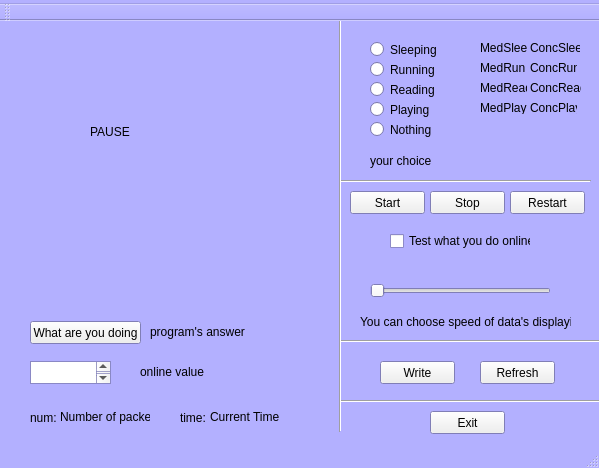
<?xml version="1.0" encoding="UTF-8"?>
<ui version="4.0">
 <class>MainWindow</class>
 <widget class="QMainWindow" name="MainWindow">
  <property name="geometry">
   <rect>
    <x>0</x>
    <y>0</y>
    <width>599</width>
    <height>468</height>
   </rect>
  </property>
  <property name="minimumSize">
   <size>
    <width>599</width>
    <height>460</height>
   </size>
  </property>
  <property name="maximumSize">
   <size>
    <width>599</width>
    <height>468</height>
   </size>
  </property>
  <property name="palette">
   <palette>
    <active>
     <colorrole role="Base">
      <brush brushstyle="SolidPattern">
       <color alpha="255">
        <red>255</red>
        <green>255</green>
        <blue>255</blue>
       </color>
      </brush>
     </colorrole>
     <colorrole role="Window">
      <brush brushstyle="SolidPattern">
       <color alpha="255">
        <red>179</red>
        <green>176</green>
        <blue>255</blue>
       </color>
      </brush>
     </colorrole>
    </active>
    <inactive>
     <colorrole role="Base">
      <brush brushstyle="SolidPattern">
       <color alpha="255">
        <red>255</red>
        <green>255</green>
        <blue>255</blue>
       </color>
      </brush>
     </colorrole>
     <colorrole role="Window">
      <brush brushstyle="SolidPattern">
       <color alpha="255">
        <red>179</red>
        <green>176</green>
        <blue>255</blue>
       </color>
      </brush>
     </colorrole>
    </inactive>
    <disabled>
     <colorrole role="Base">
      <brush brushstyle="SolidPattern">
       <color alpha="255">
        <red>179</red>
        <green>176</green>
        <blue>255</blue>
       </color>
      </brush>
     </colorrole>
     <colorrole role="Window">
      <brush brushstyle="SolidPattern">
       <color alpha="255">
        <red>179</red>
        <green>176</green>
        <blue>255</blue>
       </color>
      </brush>
     </colorrole>
    </disabled>
   </palette>
  </property>
  <property name="windowTitle">
   <string>Predictor</string>
  </property>
  <widget class="QWidget" name="centralWidget">
   <widget class="QCustomPlot" name="widget" native="true">
    <property name="geometry">
     <rect>
      <x>10</x>
      <y>10</y>
      <width>321</width>
      <height>271</height>
     </rect>
    </property>
    <widget class="QLabel" name="labelPause">
     <property name="geometry">
      <rect>
       <x>80</x>
       <y>70</y>
       <width>201</width>
       <height>61</height>
      </rect>
     </property>
     <property name="text">
      <string>PAUSE</string>
     </property>
    </widget>
    <zorder>labelPause</zorder>
    <zorder>label_9</zorder>
   </widget>
   <widget class="QTextBrowser" name="textBrowser">
    <property name="geometry">
     <rect>
      <x>30</x>
      <y>340</y>
      <width>81</width>
      <height>23</height>
     </rect>
    </property>
   </widget>
   <widget class="QPushButton" name="buttonWrite">
    <property name="geometry">
     <rect>
      <x>380</x>
      <y>340</y>
      <width>75</width>
      <height>23</height>
     </rect>
    </property>
    <property name="text">
     <string>Write</string>
    </property>
   </widget>
   <widget class="QPushButton" name="buttonStop">
    <property name="geometry">
     <rect>
      <x>430</x>
      <y>170</y>
      <width>75</width>
      <height>23</height>
     </rect>
    </property>
    <property name="text">
     <string>Stop</string>
    </property>
   </widget>
   <widget class="QPushButton" name="buttonStart">
    <property name="geometry">
     <rect>
      <x>350</x>
      <y>170</y>
      <width>75</width>
      <height>23</height>
     </rect>
    </property>
    <property name="text">
     <string>Start</string>
    </property>
   </widget>
   <widget class="QLabel" name="label">
    <property name="geometry">
     <rect>
      <x>60</x>
      <y>388</y>
      <width>90</width>
      <height>16</height>
     </rect>
    </property>
    <property name="text">
     <string>Number of packets</string>
    </property>
   </widget>
   <widget class="QPushButton" name="buttonRefresh">
    <property name="geometry">
     <rect>
      <x>480</x>
      <y>340</y>
      <width>75</width>
      <height>23</height>
     </rect>
    </property>
    <property name="text">
     <string>Refresh</string>
    </property>
   </widget>
   <widget class="QPushButton" name="buttonExit">
    <property name="geometry">
     <rect>
      <x>430</x>
      <y>390</y>
      <width>75</width>
      <height>23</height>
     </rect>
    </property>
    <property name="text">
     <string>Exit</string>
    </property>
   </widget>
   <widget class="QLabel" name="label_3">
    <property name="geometry">
     <rect>
      <x>210</x>
      <y>388</y>
      <width>71</width>
      <height>16</height>
     </rect>
    </property>
    <property name="text">
     <string>Current Time</string>
    </property>
   </widget>
   <widget class="QPushButton" name="buttonRestart">
    <property name="geometry">
     <rect>
      <x>510</x>
      <y>170</y>
      <width>75</width>
      <height>23</height>
     </rect>
    </property>
    <property name="text">
     <string>Restart</string>
    </property>
   </widget>
   <widget class="QSlider" name="horizontalSlider">
    <property name="geometry">
     <rect>
      <x>370</x>
      <y>260</y>
      <width>181</width>
      <height>19</height>
     </rect>
    </property>
    <property name="orientation">
     <enum>Qt::Horizontal</enum>
    </property>
   </widget>
   <widget class="QRadioButton" name="radioButton">
    <property name="geometry">
     <rect>
      <x>370</x>
      <y>20</y>
      <width>82</width>
      <height>17</height>
     </rect>
    </property>
    <property name="text">
     <string>Sleeping</string>
    </property>
   </widget>
   <widget class="QRadioButton" name="radioButton_2">
    <property name="geometry">
     <rect>
      <x>370</x>
      <y>40</y>
      <width>82</width>
      <height>17</height>
     </rect>
    </property>
    <property name="text">
     <string>Running</string>
    </property>
   </widget>
   <widget class="QRadioButton" name="radioButton_3">
    <property name="geometry">
     <rect>
      <x>370</x>
      <y>60</y>
      <width>82</width>
      <height>17</height>
     </rect>
    </property>
    <property name="text">
     <string>Reading</string>
    </property>
   </widget>
   <widget class="QRadioButton" name="radioButton_4">
    <property name="geometry">
     <rect>
      <x>370</x>
      <y>80</y>
      <width>82</width>
      <height>17</height>
     </rect>
    </property>
    <property name="text">
     <string>Playing</string>
    </property>
   </widget>
   <widget class="QLabel" name="label_4">
    <property name="geometry">
     <rect>
      <x>370</x>
      <y>130</y>
      <width>161</width>
      <height>20</height>
     </rect>
    </property>
    <property name="text">
     <string>your choice</string>
    </property>
   </widget>
   <widget class="QLabel" name="label_5">
    <property name="geometry">
     <rect>
      <x>480</x>
      <y>20</y>
      <width>47</width>
      <height>13</height>
     </rect>
    </property>
    <property name="text">
     <string>MedSleep</string>
    </property>
   </widget>
   <widget class="QLabel" name="label_6">
    <property name="geometry">
     <rect>
      <x>480</x>
      <y>40</y>
      <width>47</width>
      <height>13</height>
     </rect>
    </property>
    <property name="text">
     <string>MedRun</string>
    </property>
   </widget>
   <widget class="QLabel" name="label_7">
    <property name="geometry">
     <rect>
      <x>480</x>
      <y>60</y>
      <width>47</width>
      <height>13</height>
     </rect>
    </property>
    <property name="text">
     <string>MedRead</string>
    </property>
   </widget>
   <widget class="QLabel" name="label_8">
    <property name="geometry">
     <rect>
      <x>480</x>
      <y>80</y>
      <width>47</width>
      <height>13</height>
     </rect>
    </property>
    <property name="text">
     <string>MedPlay</string>
    </property>
   </widget>
   <widget class="QRadioButton" name="radioButton_5">
    <property name="geometry">
     <rect>
      <x>370</x>
      <y>100</y>
      <width>82</width>
      <height>17</height>
     </rect>
    </property>
    <property name="text">
     <string>Nothing</string>
    </property>
   </widget>
   <widget class="Line" name="line">
    <property name="geometry">
     <rect>
      <x>340</x>
      <y>150</y>
      <width>251</width>
      <height>20</height>
     </rect>
    </property>
    <property name="orientation">
     <enum>Qt::Horizontal</enum>
    </property>
   </widget>
   <widget class="Line" name="line_2">
    <property name="geometry">
     <rect>
      <x>340</x>
      <y>360</y>
      <width>281</width>
      <height>41</height>
     </rect>
    </property>
    <property name="orientation">
     <enum>Qt::Horizontal</enum>
    </property>
   </widget>
   <widget class="Line" name="line_3">
    <property name="geometry">
     <rect>
      <x>340</x>
      <y>300</y>
      <width>261</width>
      <height>41</height>
     </rect>
    </property>
    <property name="orientation">
     <enum>Qt::Horizontal</enum>
    </property>
   </widget>
   <widget class="QLabel" name="label_9">
    <property name="geometry">
     <rect>
      <x>150</x>
      <y>300</y>
      <width>161</width>
      <height>21</height>
     </rect>
    </property>
    <property name="text">
     <string>program's answer</string>
    </property>
   </widget>
   <widget class="QPushButton" name="buttonAnswer">
    <property name="geometry">
     <rect>
      <x>30</x>
      <y>300</y>
      <width>111</width>
      <height>23</height>
     </rect>
    </property>
    <property name="text">
     <string>What are you doing</string>
    </property>
   </widget>
   <widget class="QLabel" name="label_10">
    <property name="geometry">
     <rect>
      <x>140</x>
      <y>340</y>
      <width>71</width>
      <height>21</height>
     </rect>
    </property>
    <property name="text">
     <string>online value</string>
    </property>
   </widget>
   <widget class="Line" name="line_4">
    <property name="geometry">
     <rect>
      <x>330</x>
      <y>-10</y>
      <width>20</width>
      <height>421</height>
     </rect>
    </property>
    <property name="orientation">
     <enum>Qt::Vertical</enum>
    </property>
   </widget>
   <widget class="QLabel" name="label_11">
    <property name="geometry">
     <rect>
      <x>180</x>
      <y>390</y>
      <width>31</width>
      <height>13</height>
     </rect>
    </property>
    <property name="text">
     <string>time:</string>
    </property>
   </widget>
   <widget class="QLabel" name="label_12">
    <property name="geometry">
     <rect>
      <x>30</x>
      <y>390</y>
      <width>47</width>
      <height>13</height>
     </rect>
    </property>
    <property name="text">
     <string>num:</string>
    </property>
   </widget>
   <widget class="QCheckBox" name="checkBox">
    <property name="geometry">
     <rect>
      <x>390</x>
      <y>210</y>
      <width>141</width>
      <height>20</height>
     </rect>
    </property>
    <property name="text">
     <string>Test what you do online</string>
    </property>
   </widget>
   <widget class="QLabel" name="label_13">
    <property name="geometry">
     <rect>
      <x>360</x>
      <y>290</y>
      <width>211</width>
      <height>21</height>
     </rect>
    </property>
    <property name="text">
     <string>You can choose speed of data's displaying</string>
    </property>
   </widget>
   <widget class="QLabel" name="label_14">
    <property name="geometry">
     <rect>
      <x>530</x>
      <y>20</y>
      <width>50</width>
      <height>13</height>
     </rect>
    </property>
    <property name="text">
     <string>ConcSleep</string>
    </property>
   </widget>
   <widget class="QLabel" name="label_15">
    <property name="geometry">
     <rect>
      <x>530</x>
      <y>40</y>
      <width>47</width>
      <height>13</height>
     </rect>
    </property>
    <property name="text">
     <string>ConcRun</string>
    </property>
   </widget>
   <widget class="QLabel" name="label_16">
    <property name="geometry">
     <rect>
      <x>530</x>
      <y>60</y>
      <width>51</width>
      <height>14</height>
     </rect>
    </property>
    <property name="text">
     <string>ConcRead</string>
    </property>
   </widget>
   <widget class="QLabel" name="label_17">
    <property name="geometry">
     <rect>
      <x>530</x>
      <y>80</y>
      <width>47</width>
      <height>13</height>
     </rect>
    </property>
    <property name="text">
     <string>ConcPlay</string>
    </property>
   </widget>
  </widget>
  <widget class="QMenuBar" name="menuBar">
   <property name="geometry">
    <rect>
     <x>0</x>
     <y>0</y>
     <width>599</width>
     <height>19</height>
    </rect>
   </property>
   <widget class="QMenu" name="menuPredictator">
    <property name="title">
     <string/>
    </property>
   </widget>
   <addaction name="menuPredictator"/>
  </widget>
  <widget class="QToolBar" name="mainToolBar">
   <attribute name="toolBarArea">
    <enum>TopToolBarArea</enum>
   </attribute>
   <attribute name="toolBarBreak">
    <bool>false</bool>
   </attribute>
  </widget>
  <widget class="QStatusBar" name="statusBar"/>
 </widget>
 <layoutdefault spacing="6" margin="11"/>
 <customwidgets>
  <customwidget>
   <class>QCustomPlot</class>
   <extends>QWidget</extends>
   <header>qcustomplot.h</header>
   <container>1</container>
  </customwidget>
 </customwidgets>
 <resources/>
 <connections/>
</ui>
